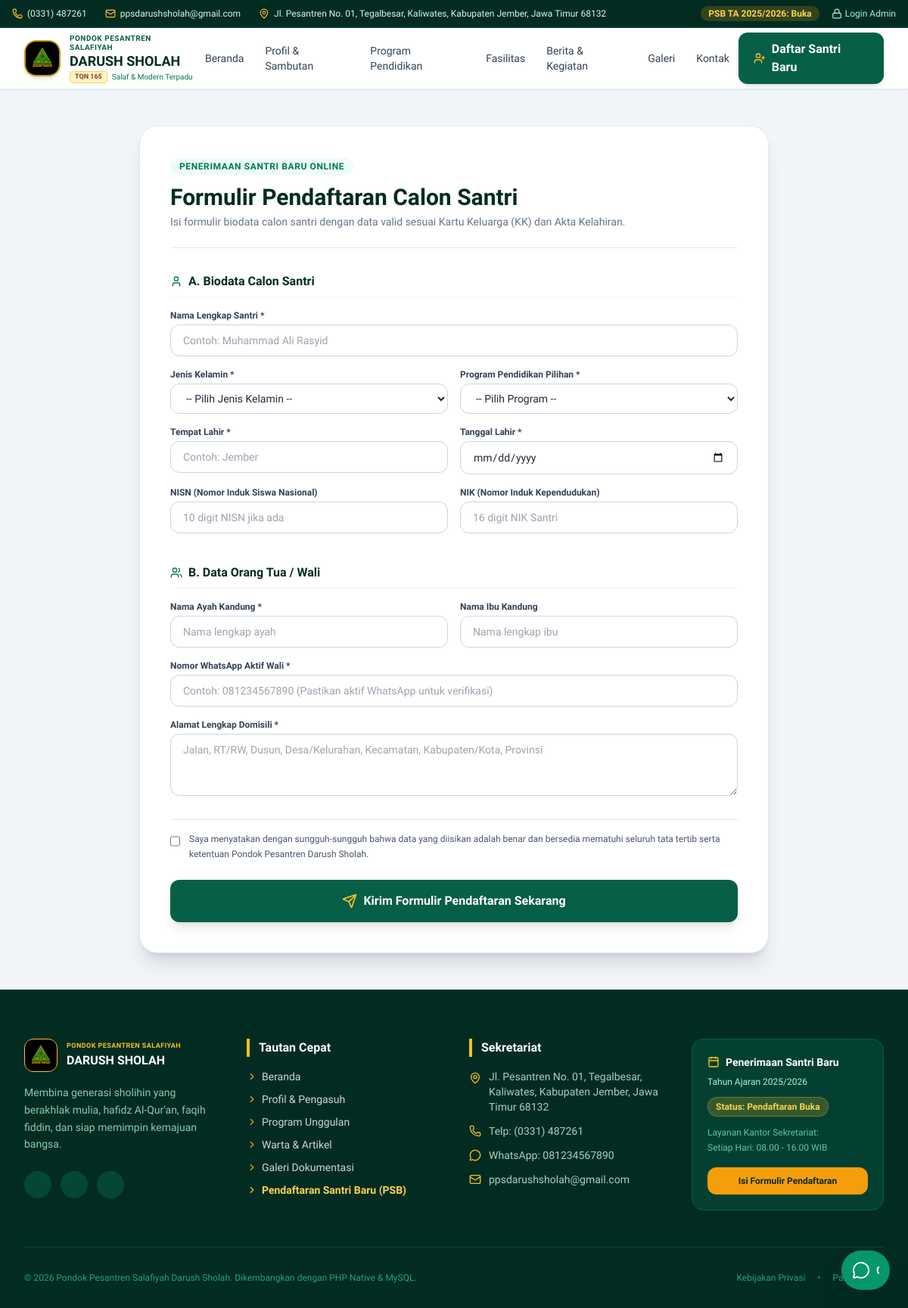
Page /daftar.php on the committed database.
### tables this page shows
CREATE TABLE `tb_pengaturan` (
  `id` INT PRIMARY KEY DEFAULT 1,
  `nama_pesantren` VARCHAR(150) NOT NULL,
  `tagline` VARCHAR(255) NOT NULL,
  `logo` VARCHAR(255) DEFAULT 'assets/logo.jpg',
  `nama_pengasuh` VARCHAR(150) NOT NULL,
  `gelar_pengasuh` VARCHAR(100) NOT NULL,
  `foto_pengasuh` VARCHAR(255) DEFAULT 'pengasuh.jpg',
  `sambutan_pengasuh` TEXT NOT NULL,
  `sejarah` TEXT NOT NULL,
  `visi` TEXT NOT NULL,
  `misi` TEXT NOT NULL,
  `alamat` TEXT NOT NULL,
  `telepon` VARCHAR(30) NOT NULL,
  `whatsapp` VARCHAR(30) NOT NULL,
  `email` VARCHAR(100) NOT NULL,
  `maps_embed` TEXT,
  `facebook` VARCHAR(255) DEFAULT '#',
  `instagram` VARCHAR(255) DEFAULT '#',
  `youtube` VARCHAR(255) DEFAULT '#',
  `tahun_ajaran_psb` VARCHAR(20) DEFAULT '2025/2026',
  `status_psb` ENUM('Buka', 'Tutup') DEFAULT 'Buka',
  `kuota_psb` INT DEFAULT 250,
  `biaya_daftar` INT DEFAULT 150000,
  `updated_at` TIMESTAMP DEFAULT CURRENT_TIMESTAMP ON UPDATE CURRENT_TIMESTAMP
);

### daftar.php (the view, shortened to what the rows shown need)
<?php
require_once __DIR__ . '/config/koneksi.php';
$sukses = false;
$data_pendaftar = null;
require_once __DIR__ . '/includes/header.php';
?>
<div class="bg-slate-100 py-12">
  <div class="max-w-4xl mx-auto px-4 sm:px-6 lg:px-8">
    <?php if ($sukses && $data_pendaftar): ?>
      <div class="bg-white rounded-3xl p-8 border-2 border-emerald-500 shadow-xl space-y-6">
        <div class="text-center space-y-2">
          <div class="w-16 h-16 bg-emerald-100 text-emerald-700 rounded-full flex items-center justify-center mx-auto mb-3">
            <i data-lucide="check-circle" class="w-10 h-10"></i>
          </div>
          <h2 class="text-2xl font-bold text-emerald-950">Alhamdulillah! Pendaftaran Berhasil Dikirim</h2>
          <p class="text-slate-600 text-sm">Data calon santri telah tersimpan di sistem database Penerimaan Santri Baru (PSB) Darush Sholah.</p>
        </div>
        <div class="bg-emerald-50 border border-emerald-200 rounded-2xl p-6 space-y-3">
          <div class="flex justify-between items-center border-b border-emerald-200/60 pb-3">
            <span class="text-xs text-slate-500 font-medium">Nomor Registrasi:</span>
            <span class="text-base font-extrabold text-emerald-900 bg-white px-3 py-1 rounded-lg border border-emerald-300 font-mono"><?= htmlspecialchars($data_pendaftar['nomor_daftar']) ?></span>
          </div>
          <div class="flex justify-between items-center border-b border-emerald-200/60 pb-3">
            <span class="text-xs text-slate-500 font-medium">Nama Calon Santri:</span>
            <span class="text-sm font-bold text-slate-800"><?= htmlspecialchars($data_pendaftar['nama_lengkap']) ?></span>
          </div>
          <div class="flex justify-between items-center border-b border-emerald-200/60 pb-3">
            <span class="text-xs text-slate-500 font-medium">Program Pilihan:</span>
            <span class="text-sm font-semibold text-emerald-800"><?= htmlspecialchars($data_pendaftar['program_pilihan']) ?></span>
          </div>
          <div class="flex justify-between items-center">
            <span class="text-xs text-slate-500 font-medium">Status Berkas:</span>
            <span class="text-xs font-bold text-amber-700 bg-amber-100 px-2.5 py-1 rounded-full">Menunggu Verifikasi Panitia</span>
          </div>
        </div>
        <div class="p-4 bg-amber-50 rounded-2xl border border-amber-200 text-xs text-amber-900 space-y-1">
          <p class="font-bold flex items-center gap-1.5"><i data-lucide="info" class="w-4 h-4 text-amber-700"></i> Petunjuk Selanjutnya:</p>
          <p>1. Simpan atau catat <strong>Nomor Registrasi</strong> di atas untuk konfirmasi kehadiran atau pengecekan berkas.</p>
          <p>2. Panitia PSB akan menghubungi nomor WhatsApp Wali Santri (<strong><?= htmlspecialchars($data_pendaftar['no_hp_wali']) ?></strong>) untuk jadwal wawancara santri dan tes baca Al-Qur'an.</p>
        </div>
        <div class="flex flex-wrap gap-3 justify-center pt-2">
          <button onclick="window.print()" class="bg-slate-800 hover:bg-slate-700 text-white text-sm font-bold px-6 py-3 rounded-xl flex items-center gap-2 shadow">
            <i data-lucide="printer" class="w-4 h-4"></i> Cetak Bukti Pendaftaran
          </button>
          <a href="https://wa.me/<?= preg_replace('/[^0-9]/', '', $pengaturan['whatsapp']) ?>?text=Assalamualaikum%20Panitia%20PSB%2C%20saya%20sudah%20mendaftar%20online%20dengan%20No%3A%20<?= urlencode($data_pendaftar['nomor_daftar']) ?>%20atas%20nama%20<?= urlencode($data_pendaftar['nama_lengkap']) ?>" target="_blank" class="bg-emerald-600 hover:bg-emerald-500 text-white text-sm font-bold px-6 py-3 rounded-xl flex items-center gap-2 shadow">
            <i data-lucide="message-circle" class="w-4 h-4"></i> Konfirmasi ke WhatsApp Panitia
          </a>
          <a href="daftar.php" class="border border-slate-300 text-slate-700 hover:bg-slate-50 text-sm font-medium px-5 py-3 rounded-xl">
            Daftar Santri Lainnya
          </a>
        </div>
      </div>
    <?php else: ?>
      <div class="bg-white rounded-3xl p-8 sm:p-10 border border-slate-200 shadow-xl space-y-8">
        <div class="border-b border-slate-200 pb-6 text-center sm:text-left">
          <h1 class="text-2xl sm:text-3xl font-extrabold text-emerald-950 mt-3">Formulir Pendaftaran Calon Santri</h1>
        </div>
      </div>
    <?php endif; ?>
  </div>
</div>
<?php require_once __DIR__ . '/includes/footer.php'; ?>

### includes/header.php (shortened to what the rows shown need)
<?php
require_once __DIR__ . '/../config/koneksi.php';
$pengaturan = getPengaturan($pdo);
?>
<!DOCTYPE html>
<html lang="id" class="scroll-smooth">
<head>
  <script src="https://cdn.tailwindcss.com"></script>
</head>
<body class="bg-slate-50 text-slate-800 antialiased selection:bg-amber-400 selection:text-emerald-950">
  <div class="bg-emerald-950 text-emerald-100 text-xs py-2 px-4 border-b border-emerald-900 hidden md:block">
    <div class="max-w-7xl mx-auto flex justify-between items-center">
      <div class="flex items-center space-x-6">
        <span class="flex items-center gap-1.5"><i data-lucide="phone" class="w-3.5 h-3.5 text-amber-400"></i> <?= htmlspecialchars($pengaturan['telepon']) ?></span>
        <span class="flex items-center gap-1.5"><i data-lucide="mail" class="w-3.5 h-3.5 text-amber-400"></i> <?= htmlspecialchars($pengaturan['email']) ?></span>
        <span class="flex items-center gap-1.5"><i data-lucide="map-pin" class="w-3.5 h-3.5 text-amber-400"></i> <?= htmlspecialchars($pengaturan['alamat']) ?></span>
      </div>
      <div class="flex items-center space-x-4">
        <span class="bg-amber-500/20 text-amber-300 px-2.5 py-0.5 rounded-full font-semibold">PSB TA <?= htmlspecialchars($pengaturan['tahun_ajaran_psb']) ?>: <?= htmlspecialchars($pengaturan['status_psb']) ?></span>
        <a href="admin/login.php" class="text-emerald-200 hover:text-white flex items-center gap-1 font-medium transition">
          <i data-lucide="lock" class="w-3.5 h-3.5"></i> Login Admin
        </a>
      </div>
    </div>
  </div>
  <header class="sticky top-0 z-50 bg-white/95 backdrop-blur-md shadow-sm border-b border-emerald-100 transition">
    <div class="max-w-7xl mx-auto px-4 sm:px-6 lg:px-8">
      <div class="flex justify-between items-center h-20">
        <a href="index.php" class="flex items-center gap-3 group">
          <div class="w-12 h-12 rounded-2xl overflow-hidden bg-black border-2 border-amber-400/80 shadow-md flex items-center justify-center p-0.5 group-hover:scale-105 transition transform shrink-0">
            <?php $current_logo = !empty($pengaturan['logo']) ? $pengaturan['logo'] : (file_exists(__DIR__ . '/../assets/logo.jpg') ? 'assets/logo.jpg' : 'WhatsApp Image 2026-09-06 at 00.55.20.jpeg'); ?>
            <img src="<?= htmlspecialchars($current_logo) ?>" alt="Logo Resmi PPS Darush Sholah" class="w-full h-full object-contain" onerror="this.src='assets/logo.jpg'; if(!this.complete) this.src='WhatsApp Image 2026-09-06 at 00.55.20.jpeg';">
          </div>
          <div>
            <h1 class="font-extrabold text-lg text-emerald-950 leading-tight group-hover:text-emerald-700 transition">DARUSH SHOLAH</h1>
          </div>
        </a>
      </div>
    </div>
  </header>

### includes/footer.php (shortened to what the rows shown need)
<?php
require_once __DIR__ . '/../config/koneksi.php';
$pengaturan = getPengaturan($pdo);
?>
  <footer class="bg-emerald-950 text-slate-300 pt-16 pb-8 border-t border-emerald-900" id="kontak">
    <div class="max-w-7xl mx-auto px-4 sm:px-6 lg:px-8">
      <div class="grid grid-cols-1 md:grid-cols-2 lg:grid-cols-4 gap-10 mb-12">
        <div class="space-y-4">
          <div class="flex items-center gap-3">
            <div class="w-11 h-11 rounded-xl overflow-hidden bg-black border border-amber-400 shadow flex items-center justify-center p-0.5 shrink-0">
              <?php $footer_logo = !empty($pengaturan['logo']) ? $pengaturan['logo'] : (file_exists(__DIR__ . '/../assets/logo.jpg') ? 'assets/logo.jpg' : 'WhatsApp Image 2026-09-06 at 00.55.20.jpeg'); ?>
              <img src="<?= htmlspecialchars($footer_logo) ?>" alt="Logo PPS Darush Sholah" class="w-full h-full object-contain" onerror="this.src='assets/logo.jpg'; if(!this.complete) this.src='WhatsApp Image 2026-09-06 at 00.55.20.jpeg';">
            </div>
          </div>
        </div>
        <div>
          <ul class="space-y-3 text-sm text-emerald-100/80">
            <li class="flex items-start gap-2.5">
              <i data-lucide="map-pin" class="w-4 h-4 text-amber-400 shrink-0 mt-1"></i>
              <span><?= htmlspecialchars($pengaturan['alamat']) ?></span>
            </li>
            <li class="flex items-center gap-2.5">
              <i data-lucide="phone" class="w-4 h-4 text-amber-400 shrink-0"></i>
              <span>Telp: <?= htmlspecialchars($pengaturan['telepon']) ?></span>
            </li>
            <li class="flex items-center gap-2.5">
              <i data-lucide="message-circle" class="w-4 h-4 text-amber-400 shrink-0"></i>
              <span>WhatsApp: <?= htmlspecialchars($pengaturan['whatsapp']) ?></span>
            </li>
            <li class="flex items-center gap-2.5">
              <i data-lucide="mail" class="w-4 h-4 text-amber-400 shrink-0"></i>
              <span><?= htmlspecialchars($pengaturan['email']) ?></span>
            </li>
          </ul>
        </div>
        <div class="bg-emerald-900/60 p-5 rounded-2xl border border-emerald-800">
          <h3 class="text-white font-bold text-sm mb-2 flex items-center gap-2">
            <i data-lucide="calendar" class="w-4 h-4 text-amber-400"></i>
            Penerimaan Santri Baru
          </h3>
          <p class="text-xs text-emerald-200 mb-3">Tahun Ajaran <?= htmlspecialchars($pengaturan['tahun_ajaran_psb']) ?></p>
          <div class="inline-block bg-amber-400/20 text-amber-300 text-xs font-semibold px-2.5 py-1 rounded-full mb-3 border border-amber-400/30">
            Status: Pendaftaran <?= htmlspecialchars($pengaturan['status_psb']) ?>
          </div>
          <p class="text-xs text-emerald-300/80 leading-relaxed mb-4">
            Layanan Kantor Sekretariat:<br>
            Setiap Hari: 08.00 - 16.00 WIB
          </p>
          <a href="daftar.php" class="block text-center w-full bg-amber-500 hover:bg-amber-400 text-emerald-950 font-bold text-xs py-2.5 rounded-xl transition">
            Isi Formulir Pendaftaran
          </a>
        </div>
      </div>
      <div class="pt-8 border-t border-emerald-900/80 flex flex-col md:flex-row justify-between items-center text-xs text-emerald-400/70 gap-3">
        <p>&copy; <?= date('Y') ?> <?= htmlspecialchars($pengaturan['nama_pesantren']) ?>. Dikembangkan dengan PHP Native & MySQL.</p>
        <div class="flex items-center space-x-4">
          <a href="index.php" class="hover:text-white transition">Kebijakan Privasi</a>
          <span>•</span>
          <a href="admin/login.php" class="hover:text-amber-400 transition font-medium">Panel Admin</a>
        </div>
      </div>
    </div>
  </footer>
</body>
</html>

### rows in the picture
tb_pengaturan: telepon "(0331) 487261", email "ppsdarushsholah@gmail.com", alamat "Jl. Pesantren No. 01, Tegalbesar, Kaliwates, Kabupaten Jember, Jawa Timur 68132", tahun_ajaran_psb "2025/2026", status_psb "Buka", logo (picture), whatsapp "081234567890", nama_pesantren "Pondok Pesantren Salafiyah Darush Sholah"
